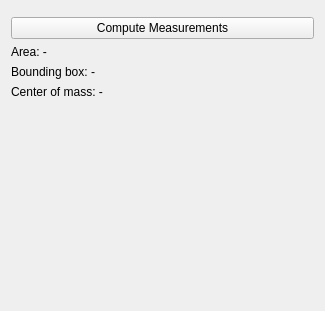
<?xml version="1.0" encoding="UTF-8"?>
<ui version="4.0">
 <class>SurfaceMeasurementTool</class>
 <widget class="qMRMLWidget" name="SurfaceMeasurementTool">
  <property name="geometry">
   <rect>
    <x>0</x>
    <y>0</y>
    <width>325</width>
    <height>311</height>
   </rect>
  </property>
  <layout class="QVBoxLayout" name="verticalLayout">
   <item>
    <widget class="qMRMLNodeComboBox" name="surfaceSelector">
     <property name="nodeTypes">
      <stringlist notr="true">
       <string>vtkMRMLModelNode</string>
      </stringlist>
     </property>
     <property name="noneEnabled">
      <bool>true</bool>
     </property>
     <property name="addEnabled">
      <bool>false</bool>
     </property>
     <property name="removeEnabled">
      <bool>false</bool>
     </property>
    </widget>
   </item>
   <item>
    <widget class="QPushButton" name="computeButton">
     <property name="text">
      <string>Compute Measurements</string>
     </property>
    </widget>
   </item>
   <item>
    <widget class="QLabel" name="areaLabel">
     <property name="text">
      <string>Area: -</string>
     </property>
    </widget>
   </item>
   <item>
    <widget class="QLabel" name="bboxLabel">
     <property name="text">
      <string>Bounding box: -</string>
     </property>
    </widget>
   </item>
   <item>
    <widget class="QLabel" name="centerLabel">
     <property name="text">
      <string>Center of mass: -</string>
     </property>
    </widget>
   </item>
   <item>
    <spacer name="verticalSpacer">
     <property name="orientation">
      <enum>Qt::Vertical</enum>
     </property>
     <property name="sizeHint" stdset="0">
      <size>
       <width>20</width>
       <height>40</height>
      </size>
     </property>
    </spacer>
   </item>
  </layout>
 </widget>
 <customwidgets>
  <customwidget>
   <class>qMRMLNodeComboBox</class>
   <extends>QWidget</extends>
   <header>qMRMLNodeComboBox.h</header>
  </customwidget>
  <customwidget>
   <class>qMRMLWidget</class>
   <extends>QWidget</extends>
   <header>qMRMLWidget.h</header>
   <container>1</container>
  </customwidget>
 </customwidgets>
 <resources/>
 <connections>
  <connection>
   <sender>SurfaceMeasurementTool</sender>
   <signal>mrmlSceneChanged(vtkMRMLScene*)</signal>
   <receiver>surfaceSelector</receiver>
   <slot>setMRMLScene(vtkMRMLScene*)</slot>
   <hints>
    <hint type="sourcelabel">
     <x>162</x>
     <y>155</y>
    </hint>
    <hint type="destinationlabel">
     <x>162</x>
     <y>26</y>
    </hint>
   </hints>
  </connection>
 </connections>
</ui>
